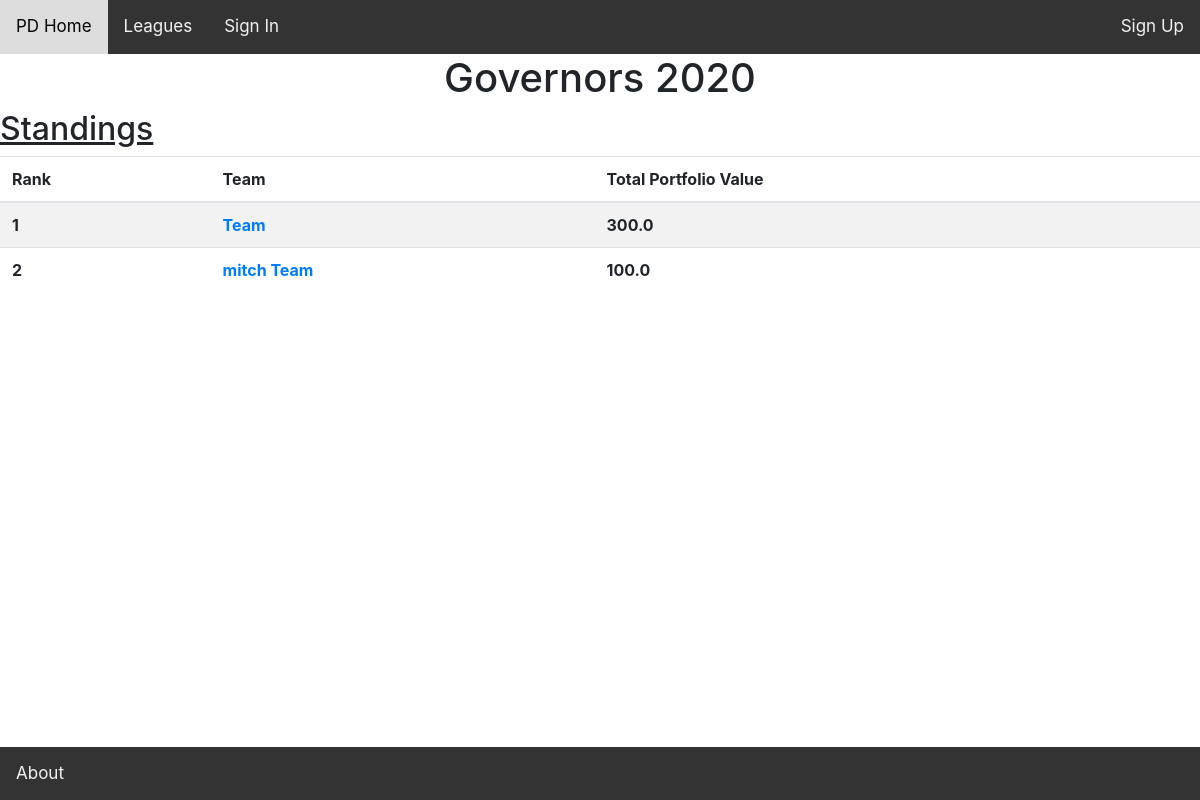
Page /team/standings/10/ on the earlier database version.
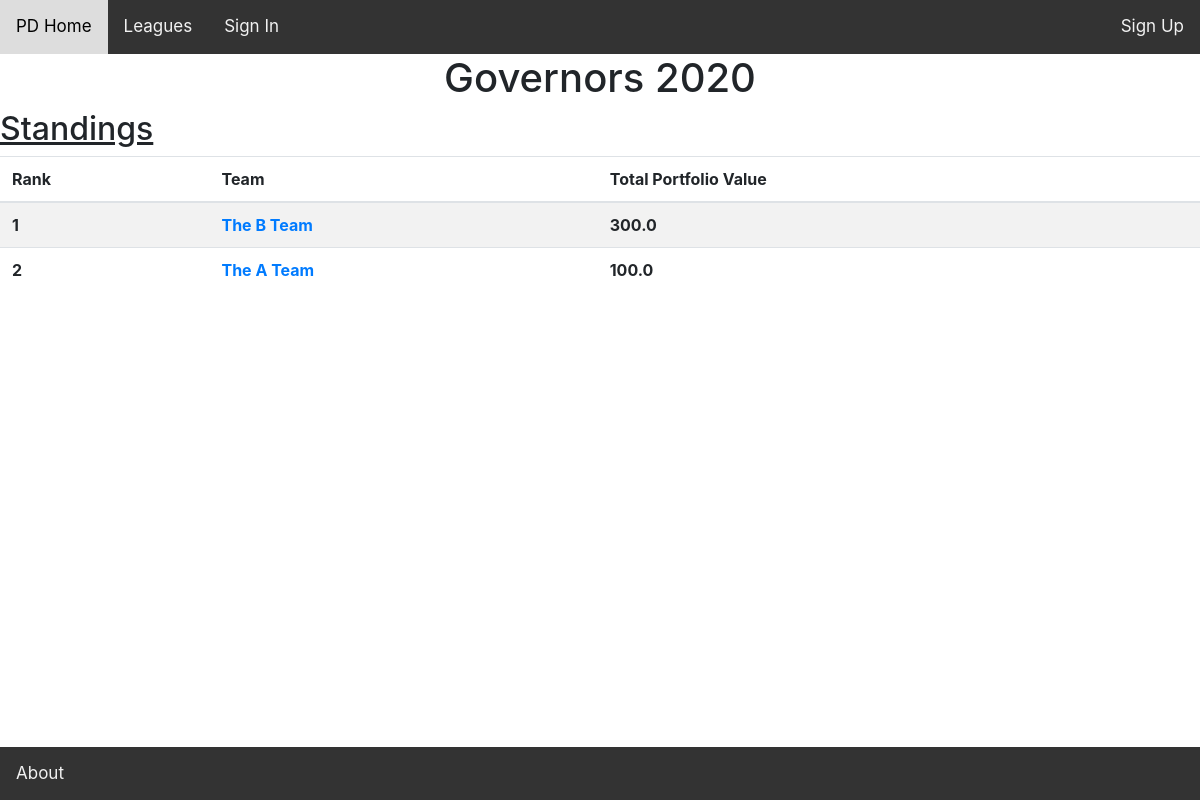
Same page on the later database version.
### fantasyworld/models.py (models this page shows, shortened)
class Team(models.Model):
	user = models.ForeignKey(Profile, on_delete=models.CASCADE)
	league_session = models.ForeignKey(LeagueSession, on_delete=models.CASCADE)
	team_name = models.CharField(max_length=100, default = "Team")
	is_commissioner = models.BooleanField(default=False)
	budget = models.FloatField(default=100)
	def get_current_cash(self):
		return self.budget
	def get_current_portfolio_value(self):
		portfolio_value = 0
		stock_transaction_set = self.stocktransaction_set.all()
		for stock_transaction in stock_transaction_set:
			stock = stock_transaction.stock
			if stock_transaction.bought_stock:
				quantity = stock_transaction.quantity
			else:
				quantity = (-1)*stock_transaction.quantity
			stock_price = stock.price
			portfolio_value += quantity*stock_price
		return portfolio_value

### fantasyworld/views/league_views.py (the view)
# urls.py: path('team/standings/<int:team_id>/', views.team_standings,
def team_standings(request, team_id):
	user = request.user
	try:
		team = Team.objects.get(pk=team_id)
	except Team.DoesNotExist:
		raise Http404("Team Does Not Exist :(")
	users_team_id = team.id
	user_is_commissioner = team.is_commissioner
	league_session = team.league_session
	teams = Team.objects.filter(league_session = league_session)
	team_portfolio_values = [(team, team.get_current_portfolio_value() +
								team.get_current_cash())
								for team in teams]
	team_portfolio_values.sort(key=lambda x: x[1], reverse=True)
	team_ranks = []
	i=1
	for team, portfolio_value in team_portfolio_values:
		team_ranks.append((team, portfolio_value, i))
		i += 1
	return render(request, 'fantasyworld/league_standings.html',
		context={'team': team,
				'users_team_id': users_team_id,
				'league': league_session.league,
				'user_is_commissioner': user_is_commissioner,
				'team_ranks': team_ranks})

### fantasyworld/templates/fantasyworld/league_standings.html
{% extends 'fantasyworld/bases/teampage_header.html' %}
{% block teampage_header %}
<h1>{{league.name}}</h1>
{% if league.is_public or user_in_league %}
<h2><u>Standings</u></h2>
<table class="table table-striped" style="margin-top: 5px;">
  <thead>
    <tr>
      <th scope="col">Rank</th>
      <th scope="col">Team</th>
      <th scope="col">Total Portfolio Value</th>
    </tr>
  </thead>
  <tbody>
  {% for team, team_portfolio_value, team_rank in team_ranks %}
    <tr>
      <th> {{team_rank}} </th>
      <th> <a href="{% url 'fantasyworld:team_home' team.id %}"> {{team.team_name}} </a> </th>
      <th> {{team_portfolio_value}} </th>
  {% endfor %}
  </tbody>
</table>
{% endif %}
{% endblock %}

Differences in the rows shown:
changed Team: team_name "Team" → "The B Team"
changed Team: team_name "mitch Team" → "The A Team"
